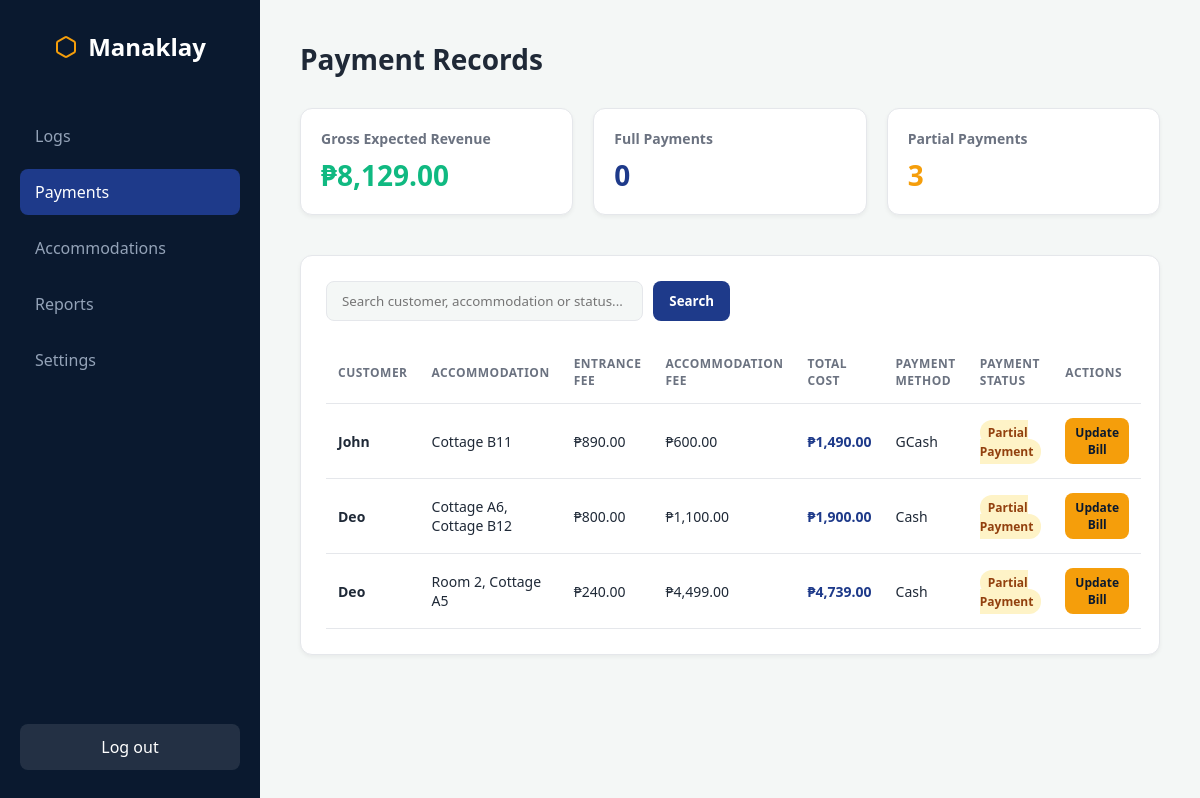
The app's page /CustomerSystem/payments.php (signed in) with its own data.
### tables this page shows
CREATE TABLE `customer_logs` (
  `id` int(11) NOT NULL,
  `customer_name` varchar(255) NOT NULL,
  `pax` int(11) NOT NULL,
  `adults` int(11) DEFAULT 0,
  `seniors` int(11) DEFAULT 0,
  `children` int(11) DEFAULT 0,
  `customer_type` enum('Walk-in','Reservation') NOT NULL,
  `overnight` enum('Yes','No') NOT NULL,
  `accommodation` varchar(100) NOT NULL,
  `check_in_time` datetime DEFAULT current_timestamp(),
  `check_out_time` datetime DEFAULT NULL,
  `contact_number` varchar(20) NOT NULL,
  `entrance_fee` decimal(10,2) DEFAULT 0.00,
  `accommodation_fee` decimal(10,2) DEFAULT 0.00,
  `total_amount` decimal(10,2) GENERATED ALWAYS AS (`entrance_fee` + `accommodation_fee`) STORED,
  `payment_status` enum('Partial','Full') DEFAULT 'Partial',
  `payment_method` varchar(50) DEFAULT 'Cash'
);

### CustomerSystem/payments.php (the view, shortened to what this page needs)
<?php
require 'db.php';
$search = $_GET['search'] ?? '';
$query = "SELECT * FROM customer_logs";
$params = [];
$query .= " ORDER BY check_in_time DESC";
$stmt = $pdo->prepare($query);
$stmt->execute($params);
$payments = $stmt->fetchAll(PDO::FETCH_ASSOC);
$totalRevenue = 0;
$fullPaymentsCount = 0;
$partialPaymentsCount = 0;
foreach ($payments as $pay) {
    $totalRevenue += $pay['total_amount'];
    if ($pay['payment_status'] === 'Partial')
        $partialPaymentsCount++;
}
?>
<!DOCTYPE html>
<html lang="en">
<head>
</head>
<body>
    <aside class="sidebar">
        <div class="sidebar-brand">
            <svg width="24" height="24" viewBox="0 0 24 24" fill="none" stroke="var(--accent-orange)" stroke-width="2"
                stroke-linecap="round" stroke-linejoin="round">
                <path
                    d="M21 16V8a2 2 0 0 0-1-1.73l-7-4a2 2 0 0 0-2 0l-7 4A2 2 0 0 0 3 8v8a2 2 0 0 0 1 1.73l7 4a2 2 0 0 0 2 0l7-4A2 2 0 0 0 21 16z">
                </path>
            </svg>
            Manaklay
        </div>
        <nav>
            <a href="logbook.php">Logs</a>
            <a href="payments.php" class="active">Payments</a>
            <a href="accommodations.php">Accommodations</a>
            <a href="reports.php">Reports</a>
            <a href="settings.php">Settings</a>
        </nav>
        <a href="logout.php" class="logout-link">Log out</a>
    </aside>
    <main class="main-content">
        <div class="page-header">
            <h1>Payment Records</h1>
        </div>
        <div class="kpi-grid">
            <div class="kpi-card">
                <div class="kpi-title">Gross Expected Revenue</div>
                <div class="kpi-value" style="color: var(--success-green)">
                    ₱<?= number_format($totalRevenue, 2) ?>
                </div>
            </div>
            <div class="kpi-card">
                <div class="kpi-title">Full Payments</div>
                <div class="kpi-value"><?= $fullPaymentsCount ?></div>
            </div>
            <div class="kpi-card">
                <div class="kpi-title">Partial Payments</div>
                <div class="kpi-value" style="color: var(--accent-orange)"><?= $partialPaymentsCount ?></div>
            </div>
        </div>
        <div class="logbook-container">
            <div class="toolbar">
                <form class="search-form" method="GET" action="payments.php">
                    <input type="text" name="search" class="search-input"
                        placeholder="Search customer, accommodation or status..."
                        value="<?= htmlspecialchars($search) ?>">
                    <button type="submit" class="btn btn-primary">Search</button>
                </form>
            </div>
            <table>
                <thead>
                    <tr>
                        <th>Customer</th>
                        <th>Accommodation</th>
                        <th>Entrance Fee</th>
                        <th>Accommodation Fee</th>
                        <th>Total Cost</th>
                        <th>Payment Method</th>
                        <th>Payment Status</th>
                        <th>Actions</th>
                    </tr>
                </thead>
                <tbody>
                    <?php if (count($payments) > 0): ?>
                        <?php foreach ($payments as $row): ?>
                            <tr>
                                <td style="font-weight: 600; color: var(--text-dark);">
                                    <?= htmlspecialchars($row['customer_name']) ?>
                                </td>
                                <td><?= htmlspecialchars($row['accommodation']) ?></td>
                                <td>₱<?= number_format($row['entrance_fee'], 2) ?></td>
                                <td>₱<?= number_format($row['accommodation_fee'], 2) ?></td>
                                <td style="font-weight: 600; color: var(--primary-blue);">
                                    ₱<?= number_format($row['total_amount'], 2) ?></td>
                                <td><?=htmlspecialchars($row['payment_method'])?></td>
                                <td>
                                    <?php if ($row['payment_status'] === 'Full'): ?>
                                        <span class="status-badge status-full">Full Payment</span>
                                    <?php else: ?>
                                        <span class="status-badge status-partial">Partial Payment</span>
                                    <?php endif; ?>
                                </td>
                                <td>
                                    <button type="button" class="btn btn-primary"
                                        style="padding: 6px 10px; font-size: 12px; background-color: var(--accent-orange); color: var(--sidebar-bg);"
                                        onclick="openPaymentModal(<?= $row['id'] ?>, '<?= htmlspecialchars(addslashes($row['customer_name'])) ?>', <?= $row['entrance_fee'] ?>,  <?= $row['accommodation_fee'] ?>, '<?= $row['payment_status'] ?>')">
                                        Update Bill
                                    </button>
                                </td>
                            </tr>
                        <?php endforeach; ?>
                    <?php endif; ?>
                </tbody>
            </table>
        </div>
    </main>
</body>
</html>

### CustomerSystem/payments.php (style rules this page uses)
:root { --sidebar-bg: #0A192F; --primary-blue: #1E3A8A; --accent-orange: #F59E0B; --bg-light: #F4F7F6; --card-bg: #FFFFFF; --text-dark: #1F2937; --text-muted: #6B7280; --border-color: #E5E7EB; --danger-red: #EF4444; --success-green: #10B981; }
* { box-sizing: border-box; margin: 0; padding: 0; font-family: 'Segoe UI', Tahoma, Geneva, Verdana, sans-serif; }
body { display: flex; height: 100vh; background-color: var(--bg-light); color: var(--text-dark); }
.sidebar { width: 260px; background-color: var(--sidebar-bg); color: white; display: flex; flex-direction: column; padding: 30px 20px; }
.sidebar-brand { font-size: 24px; font-weight: bold; margin-bottom: 50px; text-align: center; display: flex; align-items: center; justify-content: center; gap: 10px; }
.sidebar nav { flex: 1; }
.sidebar nav a { display: block; color: #94A3B8; text-decoration: none; padding: 12px 15px; margin-bottom: 10px; border-radius: 8px; font-weight: 500; transition: all 0.3s; }
.sidebar nav a:hover, .sidebar nav a.active { background-color: var(--primary-blue); color: white; }
.logout-link { text-decoration: none; color: white; padding: 12px 15px; background-color: rgba(255, 255, 255, 0.1); border-radius: 8px; text-align: center; margin-top: auto; transition: background 0.3s; }
.main-content { flex: 1; padding: 40px; overflow-y: auto; }
.page-header { margin-bottom: 30px; }
.page-header h1 { font-size: 28px; color: var(--text-dark); }
.kpi-grid { display: grid; grid-template-columns: repeat(3, 1fr); gap: 20px; margin-bottom: 40px; }
.kpi-card { background: var(--card-bg); padding: 20px; border-radius: 12px; box-shadow: 0 2px 4px rgba(0, 0, 0, 0.05); border: 1px solid var(--border-color); }
.kpi-title { font-size: 14px; color: var(--text-muted); margin-bottom: 8px; font-weight: 600; }
.kpi-value { font-size: 28px; font-weight: bold; color: var(--primary-blue); }
.logbook-container { background: var(--card-bg); border-radius: 12px; padding: 25px; box-shadow: 0 2px 4px rgba(0, 0, 0, 0.05); border: 1px solid var(--border-color); }
.toolbar { display: flex; justify-content: space-between; align-items: center; margin-bottom: 20px; }
.search-form { display: flex; gap: 10px; width: 50%; }
.search-input { flex: 1; padding: 10px 15px; border: 1px solid var(--border-color); border-radius: 8px; background-color: var(--bg-light); outline: none; }
.btn { padding: 10px 16px; border: none; border-radius: 8px; cursor: pointer; font-weight: 600; color: white; transition: opacity 0.3s; }
.btn-primary { background-color: var(--primary-blue); }
table { width: 100%; border-collapse: collapse; }
th, td { padding: 14px 12px; text-align: left; border-bottom: 1px solid var(--border-color); font-size: 14px; }
th { color: var(--text-muted); font-weight: 600; text-transform: uppercase; font-size: 12px; letter-spacing: 0.5px; }
.status-badge { padding: 4px 8px; border-radius: 12px; font-size: 12px; font-weight: bold; }
.status-partial { background-color: #FEF3C7; color: #92400E; }

### records on screen
customer_logs: customer_name "John", accommodation "Cottage B11", entrance_fee "890.00", accommodation_fee "600.00", total_amount "1,490.00", payment_method "GCash", payment_status "Partial Payment"
customer_logs: customer_name "Deo", accommodation "Cottage A6, Cottage B12", entrance_fee "800.00", accommodation_fee "1,100.00", total_amount "1,900.00", payment_method "Cash", payment_status "Partial Payment"
customer_logs: customer_name "Deo", accommodation "Room 2, Cottage A5", entrance_fee "240.00", accommodation_fee "4,499.00", total_amount "4,739.00", payment_method "Cash", payment_status "Partial Payment"

### other values on screen
$totalRevenue "8,129.00"
$fullPaymentsCount "0"
$partialPaymentsCount "3"
